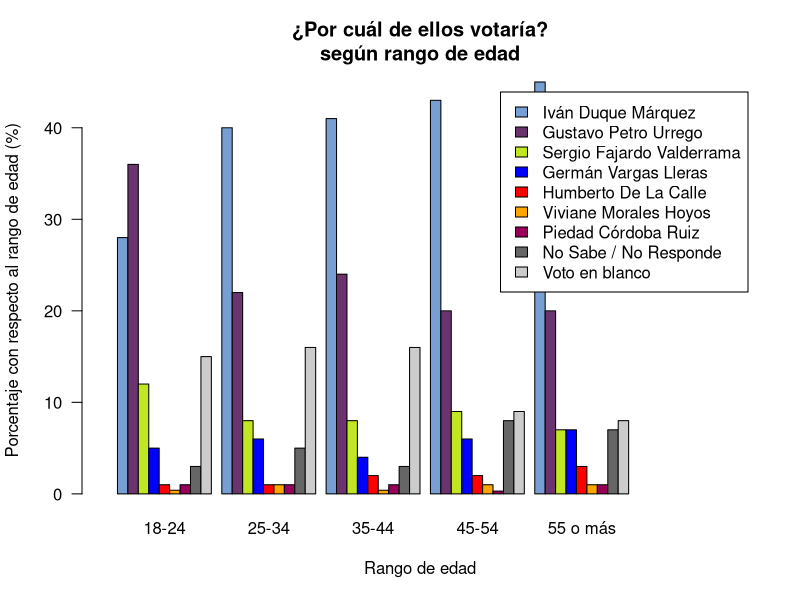
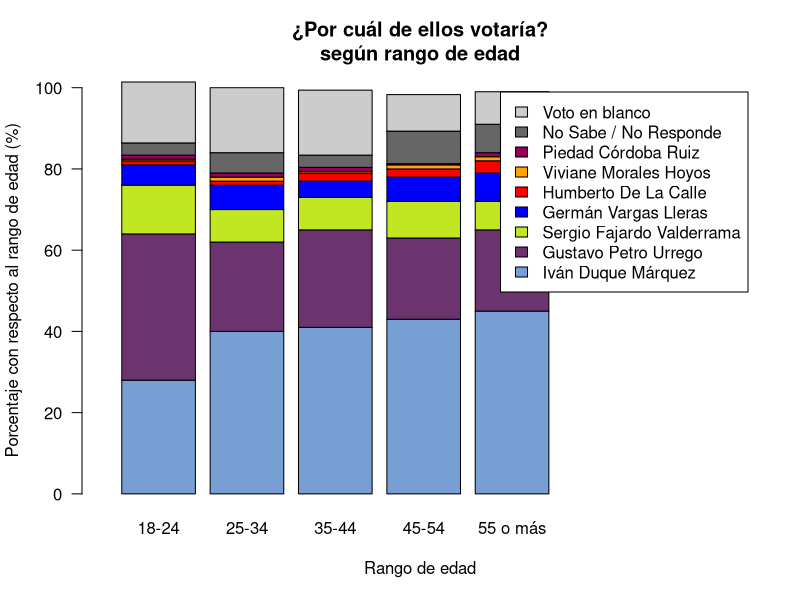

These charts were generated, in order, by the following R code:
## ---- chunk 1
knitr::opts_chunk$set(echo = TRUE)
## ---- chunk 2
library(readxl)
votacion <- read_excel("encuesta_votaciones.xlsx")
## ---- chunk 3
votaMatriz <- as.matrix(votacion[, -1])
row.names(votaMatriz) <- unlist(votacion[, 1])
## ---- chunk 4
votaMatriz
## ---- chunk 5
barplot(votaMatriz, beside = TRUE, legend = TRUE, 
        col = c("#779FD4", "#6C346F", "#C1E722", "blue",
                   "red", "orange", "#97005B", "gray40", "gray80"),
        xlim = c(0, 60),
        main = "¿Por cuál de ellos votaría?\nsegún rango de edad",
        las = 1,
        ylab = "Porcentaje con respecto al rango de edad (%)",
        xlab = "Rango de edad")
## ---- chunk 6
barplot(votaMatriz, beside = FALSE, legend = TRUE, 
        col = c("#779FD4", "#6C346F", "#C1E722", "blue",
                   "red", "orange", "#97005B",  "gray40", "gray80"),
        xlim = c(0, 8.5),
        main = "¿Por cuál de ellos votaría?\nsegún rango de edad",
        las = 1,
        ylab = "Porcentaje con respecto al rango de edad (%)",
        xlab = "Rango de edad")
